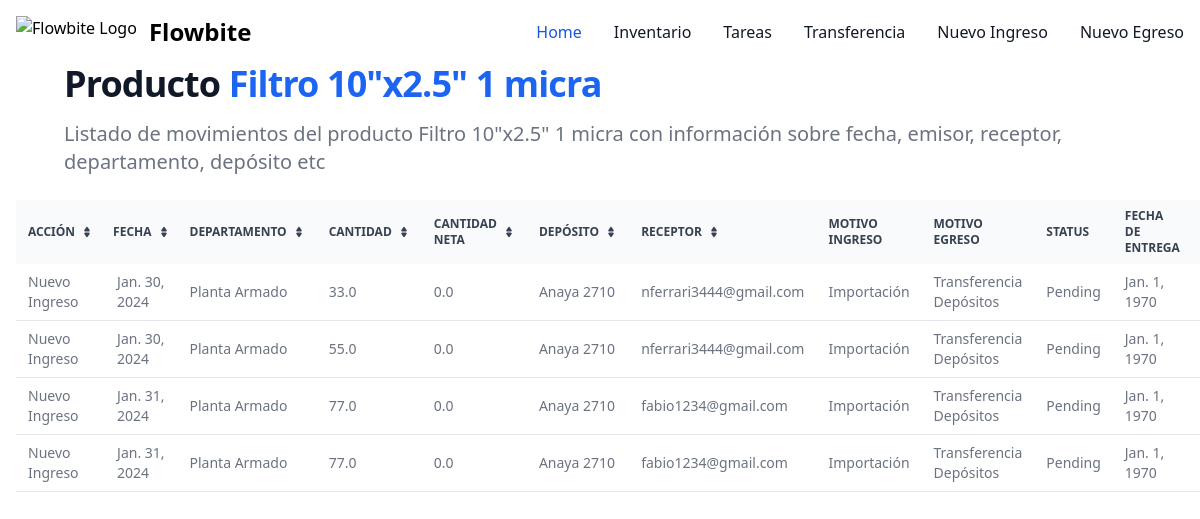
Before: /historical-movements/2 with the older database file.
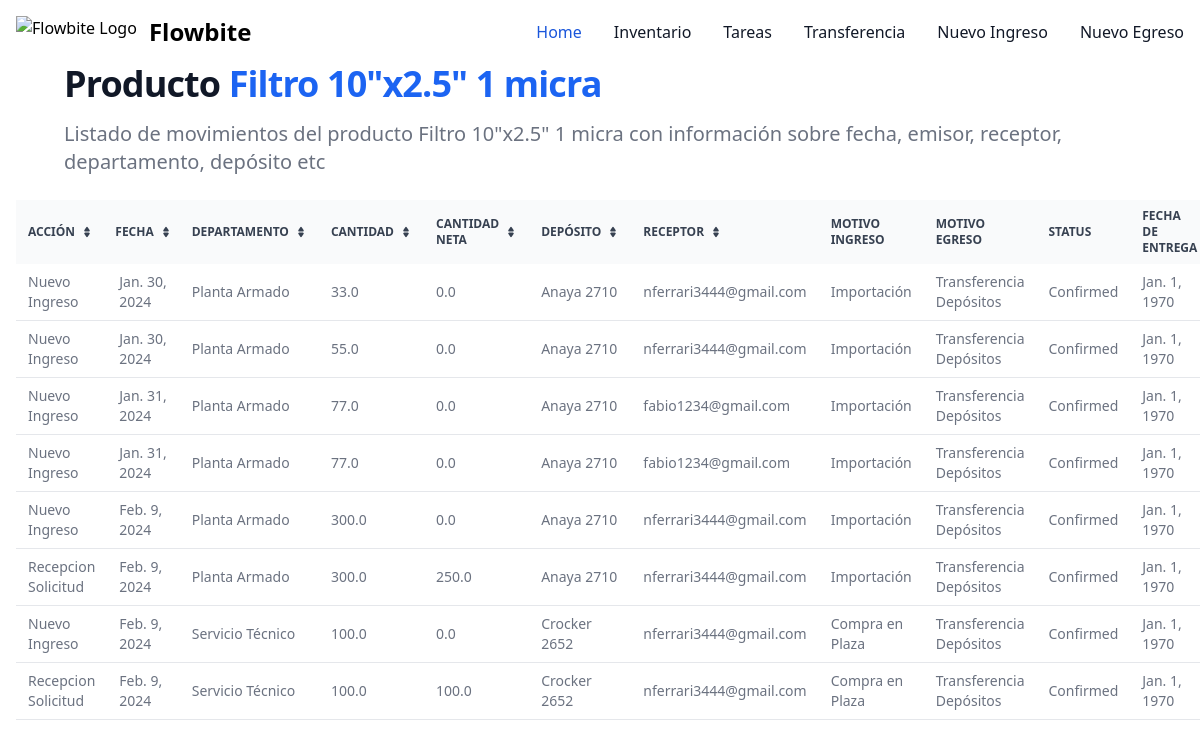
After: the same page with the newer database file.
### filsa/models.py (models this page shows)
class StockMovements(models.Model):
    MOVEMENT = [('Inbound','Inbound'),
                ('Outbound', 'Outbound')]
    product = models.ForeignKey(Product, on_delete=models.CASCADE,  verbose_name=u"Nombre de Producto")
    task = models.ForeignKey(Tasks, on_delete=models.CASCADE,  blank=True, null=True )
    actionType = models.CharField(max_length=20,  default='Inbound')
    cantidad = models.FloatField(default=0)
    cantidadNeta = models.FloatField(default=0)
    cantidadEntregada = models.FloatField(default=0)
    image = models.ImageField(upload_to='images/', null=True, blank=True)

class Tasks(models.Model):
    STATUS = [('Pending','Pending'),
              ('Confirmed','Confirmed')]
    DEPARTMENT = [('Ventas','Ventas'),
                ('Planta Armado', 'Planta Armado'),
                ('Administración', 'Administraicón'),
                ('Servicio Técnico', 'Servicio Técnico'),
                ('Logística','Logística')
                ]
    MOTIVOSINGRESO = [('Transferencia Depósitos', 'Transferencia Depósitos'),
                ('Importación', 'Importación'),
                 ('Compra en Plaza', 'Compra en Plaza'),
                 ('Armado Nuevo Producto', 'Armado Nuevo Producto' )]
    MOTIVOSEGRESO = [('Servicio Técnico', 'Servicio Técnico'),
                     ('Planta de Armado', 'Planta de Armado'),
                      ('Ventas', 'Ventas'),
                       ('Mantenimiento', 'Mantenimiento') ]
    task_id = models.AutoField(primary_key=True)
    receptor = models.ForeignKey(CustomUser, on_delete=models.CASCADE, related_name='receptor',  blank=True, null=True)
    issuer = models.ForeignKey(CustomUser, on_delete=models.CASCADE, related_name='issuer', blank=True, null=True)
    status = models.CharField(max_length=30, choices= STATUS, default='Pending')
    department = models.CharField(max_length=30, choices = DEPARTMENT, default='Sales')
    date = models.DateField(verbose_name=u"Fecha")
    deliveryDate = models.DateField(verbose_name=u"Fecha", default = '1970-01-01')
    motivoIngreso = models.CharField(max_length=30, choices = MOTIVOSINGRESO) # default='Transferencia Depósitos')
    motivoEgreso = models.CharField(max_length=30, choices = MOTIVOSEGRESO) #default='Transferencia Depósitos')
    warehouse = models.ForeignKey(Warehouses, on_delete= models.CASCADE, blank=True, null=True)
    actionType = models.CharField(max_length=20,  default='Inbound')

class Warehouses(models.Model):
    name = models.CharField(max_length=50)
    def __str__(self):
        return self.name

class CustomUser(AbstractUser):
    ROLES = [('Operator', 'Operator'),
             ('Logistic','Logistic'),
             ('Supervisor','Supervisor')]
    DEPARTMENT = [('Ventas','Ventas'),
                ('Dirección', 'Dirección'),
                ('Administración', 'Administración'),
                ('Taller', 'Taller'),
                ('Logística','Logística')
                ]
    username = models.CharField(max_length=50)
    password = models.CharField(max_length=50)
    email = models.EmailField(max_length=50, blank=False, unique=True,
                              default='', error_messages =
                                {'required': 'Please provide your email address.',
                  'unique': 'An account with this email exist'},)
    departamento = models.CharField(max_length=30, choices = DEPARTMENT, default='Sales')
    USERNAME_FIELD = 'email'
    REQUIRED_FIELDS = ['username']
    role = models.CharField(max_length=40, choices=ROLES, blank=True, null=True)

### filsa/views.py (the view)
# urls.py: path('historical-movements/<int:product_id>', StockHistoryView.as_view(), name= "stockhistory" ) ,
class StockHistoryView(generic.ListView):
    model = StockMovements
    template_name = 'stockhistory.html'
    def get_context_data(self, **kwargs):
        print('kwargs', self.kwargs)
        product_id = self.kwargs['product_id']
        context = super(StockHistoryView, self).get_context_data(**kwargs)
        movements = StockMovements.objects.filter(product=product_id)
        context['movements'] = StockMovements.objects.filter(product=product_id)
        context['product'] = movements[0].product.name
        return context

### filsa/models.py (called while the page is built)
    def __str__(self):
        return self.name

### filsa/templates/stockhistory.html (shortened to what the changed rows need)
{% extends '_base.html' %}
{% load static %}
{% block content %}
<h1 class="mb-4 text-2xl sm:px-16 xl:px-48 font-extrabold leading-none tracking-tight text-gray-900 md:text-3xl lg:text-4xl dark:text-white">Producto <span class="text-blue-600 dark:text-blue-500">{{product}}</span></h1>
<div class="w-full px-4 relative overflow-x-auto">
    <table class="text-sm text-left rtl:text-right text-gray-500 dark:text-gray-400">
        <thead class="text-xs text-gray-700 uppercase bg-gray-50 dark:bg-gray-700 dark:text-gray-400">
            <tr>
                <th scope="col" class="px-3 py-2">
                    <div class="flex items-center">
                        Acción
                        <a href="#"></a>
                    </div>
                </th>
                <th scope="col" class="px-2 py-2">
                    <div class="flex items-center">
                        Fecha
                        <a href="#"></a>
                    </div>
                </th>
                <th scope="col" class="px-3 py-2">
                    <div class="flex items-center">
                        Departamento
                        <a href="#"></a>
                    </div>
                </th>
                <th scope="col" class="px-3 py-2">
                    <div class="flex items-center">
                        Cantidad
                        <a href="#"></a>
                    </div>
                </th>
                <th scope="col" class="px-3 py-2">
                    <div class="flex items-center">
                        Cantidad Neta
                        <a href="#"></a>
                    </div>
                </th>
                <th scope="col" class="px-3 py-2">
                    <div class="flex items-center">
                        Depósito
                        <a href="#"></a>
                    </div>
                </th>
                <th scope="col" class="px-3 py-2">
                    <div class="flex items-center">
                        Receptor
                        <a href="#"></a>
                    </div>
                </th>
                <th scope="col" class="px-3 py-2">
                    <div class="flex items-center">
                    <span>Motivo Ingreso</span>
                </div>
                </th>
                <th scope="col" class="px-3 py-2">
                    <div class="flex items-center">
                    <span>Motivo Egreso</span>
                </div>
                </th>
                <th scope="col" class="px-3 py-2">
                    <div class="flex items-center">
                    <span>Status</span>
                </div>
                </th>
                <th scope="col" class="px-3 py-2">
                    <div class="flex items-center">
                    <span>Fecha de Entrega</span>
                </div>
                </th>
                <th scope="col" class="px-3 py-2">
                </th>
            </tr>
        </thead>
        <tbody>
            {% for movement in movements %}
            <tr class="bg-white border-b dark:bg-gray-800 dark:border-gray-700">
                <td class="px-3 py-2">
                    {{movement.actionType}}
                </td>
                <td class="px-3 py-2">
                    {{movement.task.date}}
                </td>
                <td class="px-3 py-2">
                    {{movement.task.department}}
                </td>
                <td class="px-3 py-2">
                    {{movement.cantidad}}
                </td>
                <td class="px-3 py-2">
                    {{movement.cantidadNeta}}
                </td>
                <td class="px-3 py-2">
                    {{movement.task.warehouse}}
                </td>
                <td class="px-3 py-2">
                    {{movement.task.receptor}}
                </td>
                <td class="px-3 py-2">
                    {{movement.task.motivoIngreso}}
                </td>
                <td class="px-3 py-2">
                    {{movement.task.motivoEgreso}}
                </td>
                <td class="px-3 py-2">
                    {{movement.task.status}}
                </td>
                <td class="px-3 py-2">
                    {{movement.task.deliveryDate}}
                </td>
                <td class="px-3 py-2">
                </td>
            </tr>
            {% endfor %}
        </tbody>
    </table>
</div>
  {% endblock content %}

Changed rows visible on the page:
changed through a linked row, StockMovements (number 1 of 8 on the later page): task.status "Pending" → "Confirmed"
changed through a linked row, StockMovements (number 2 of 8 on the later page): task.status "Pending" → "Confirmed"
changed through a linked row, StockMovements (number 3 of 8 on the later page): task.status "Pending" → "Confirmed"
changed through a linked row, StockMovements (number 4 of 8 on the later page): task.status "Pending" → "Confirmed"
added StockMovements: actionType "Nuevo Ingreso", task "Feb. 9, 2024", task.department "Planta Armado", cantidad "300.0", cantidadNeta "0.0", task.warehouse "Anaya 2710", task.receptor "nferrari3444@gmail.com", task.motivoIngreso "Importación", task.motivoEgreso "Transferencia Depósitos", task.status "Confirmed", task.deliveryDate "Jan. 1, 1970"
added StockMovements: actionType "Recepcion Solicitud", task "Feb. 9, 2024", task.department "Planta Armado", cantidad "300.0", cantidadNeta "250.0", task.warehouse "Anaya 2710", task.receptor "nferrari3444@gmail.com", task.motivoIngreso "Importación", task.motivoEgreso "Transferencia Depósitos", task.status "Confirmed", task.deliveryDate "Jan. 1, 1970"
added StockMovements: actionType "Nuevo Ingreso", task "Feb. 9, 2024", task.department "Servicio Técnico", cantidad "100.0", cantidadNeta "0.0", task.warehouse "Crocker 2652", task.receptor "nferrari3444@gmail.com", task.motivoIngreso "Compra en Plaza", task.motivoEgreso "Transferencia Depósitos", task.status "Confirmed", task.deliveryDate "Jan. 1, 1970"
added StockMovements: actionType "Recepcion Solicitud", task "Feb. 9, 2024", task.department "Servicio Técnico", cantidad "100.0", cantidadNeta "100.0", task.warehouse "Crocker 2652", task.receptor "nferrari3444@gmail.com", task.motivoIngreso "Compra en Plaza", task.motivoEgreso "Transferencia Depósitos", task.status "Confirmed", task.deliveryDate "Jan. 1, 1970"
